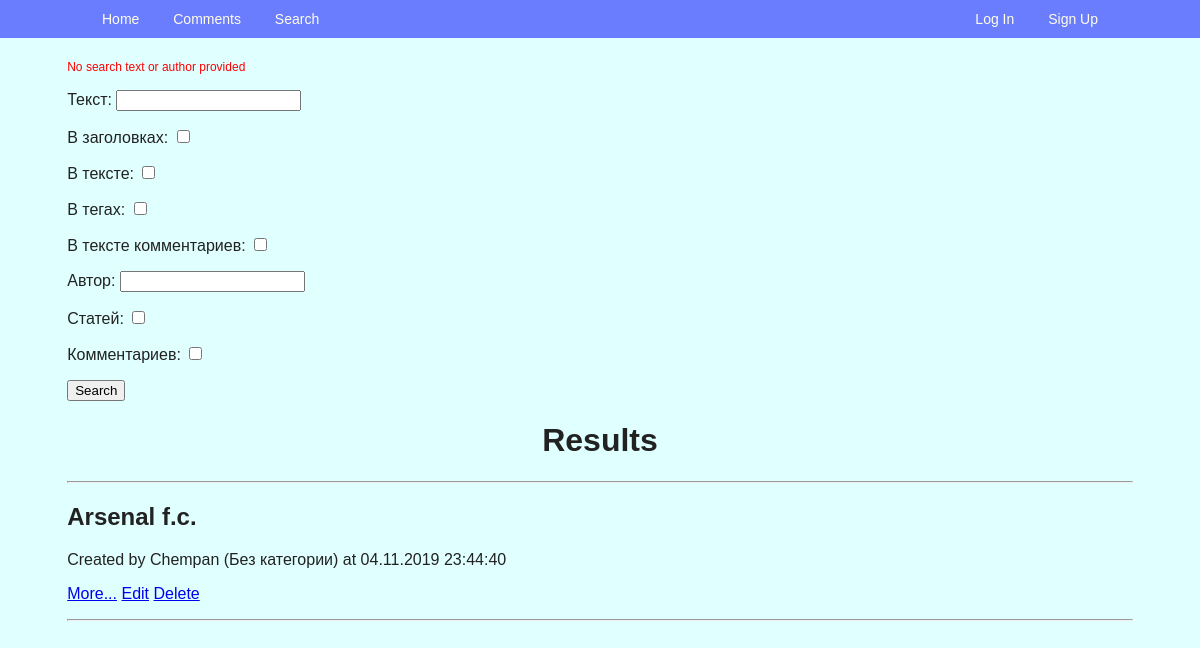
The page /article/search/results/ on the database its author committed.
### webapp/models.py (models this page shows, shortened)
class Article(models.Model):
    title = models.CharField(max_length=200, null=False, blank=False, verbose_name='Заголовок')
    text = models.TextField(max_length=3000, null=False, blank=False, verbose_name='Текст')
    author = models.CharField(max_length=40, null=False, blank=False, default='Unknown', verbose_name='Автор')
    created_at = models.DateTimeField(auto_now_add=True, verbose_name='Время создания')
    updated_at = models.DateTimeField(auto_now=True, verbose_name='Время изменения')
    category = models.ForeignKey('Category', on_delete=models.PROTECT, null=True, blank=True, verbose_name='Категория',
                                 related_name='articles')
    tags = models.ManyToManyField('webapp.Tag', related_name='articles', blank=True, verbose_name='Теги')
    status = models.CharField(max_length=20, default=STATUS_ACTIVE, choices=ARTICLE_STATUSES, verbose_name='Статус')

### webapp/views/article_views.py (the view, shortened to what this page needs)
# urls.py: path('article/search/results/', SearchResultsView.as_view(), name='search_results'),
class SearchResultsView(ListView):
    model = Article
    template_name = 'article/search.html'
    context_object_name = 'articles'
    paginate_by = 5
    paginate_orphans = 2
    def get_queryset(self):
        queryset = super().get_queryset()
        form = FullSearchForm(data=self.request.GET)
        if form.is_valid():
            query = self.get_text_query(form) & self.get_author_query(form)
            queryset = queryset.filter(query).distinct()
        return queryset
    def get_context_data(self, *, object_list=None, **kwargs):
        form = FullSearchForm(data=self.request.GET)
        query = self.get_query_string()
        return super().get_context_data(
            form=form, query=query, object_list=object_list, **kwargs
        )
    def get_query_string(self):
        data = {}
        for key in self.request.GET:
            if key != 'page':
                data[key] = self.request.GET.get(key)
        return urlencode(data)

### webapp/forms.py (shortened to what this page needs)
class FullSearchForm(forms.Form):
    text = forms.CharField(max_length=100, required=False, label='Текст')
    in_title = forms.BooleanField(initial=True, required=False, label='В заголовках')
    in_text = forms.BooleanField(initial=True, required=False, label='В тексте')
    in_tags = forms.BooleanField(initial=True, required=False, label='В тегах')
    in_comment_text = forms.BooleanField(initial=False, required=False, label='В тексте комментариев')
    author = forms.CharField(max_length=100, required=False, label='Автор')
    in_articles = forms.BooleanField(initial=True, required=False, label='Статей')
    in_comments = forms.BooleanField(initial=False, required=False, label='Комментариев')
    def clean(self):
        super().clean()
        data = self.cleaned_data
        text = data.get('text')
        author = data.get('author')
        if not (text or author):
            raise ValidationError('No search text or author provided',
                                  code='text_and_author_empty')

### webapp/templates/article/search.html (shortened to what this page needs)
{% extends 'base.html' %}
{% block content %}
    <form method="post" action="{% url "webapp:article_search" %}">
        {% for error in form.non_field_errors %}
            <p class="form-error">{{ error }}</p>
        {% endfor %}
        {% for field in form %}
            <p><label for="{{ field.id_for_label }}">{{ field.label }}</label>: {{ field }}</p>
        {% endfor %}
        <p><input type="submit" value="Search"></p>
    </form>
    <h1>Results</h1>
    {% if articles %}
        {% include 'article/partial/article_list.html' %}
    {% else %}
        <p class="text-center">No results available. Try again later or with other search params.</p>
    {% endif %}
{% endblock %}

### webapp/templates/article/partial/article_list.html
<hr/>
{% for article in articles %}
    <h2>{{ article.title }}</h2>
    <p>Created by {{ article.author }} ({{ article.category|default_if_none:'Без категории' }})
        at {{ article.created_at|date:'d.m.Y H:i:s' }}</p>
    <p>
        <a href="{% url 'webapp:article_view' article.pk %}">More...</a>
        <a href="{% url 'webapp:article_update' article.pk %}">Edit</a>
        <a href="{% url "webapp:article_delete" article.pk %}">Delete</a>
    </p>
    <hr/>
{% endfor %}

### webapp/static/css/style.css (style rules this page uses)
body { background: lightcyan; color: #222222; font-family: Arial, sans-serif; margin-top: 60px; }
h1 { text-align: center; }
.form-error { color: red; font-size: 12px; margin: 5px 0 0 0 }

### rows shown on the page
Article: title "Arsenal f.c.", author "Chempan", category "Без категории", created_at "04.11.2019 23:44:40"

### other values the page prints
{{ error }} "No search text or author provided"
{{ field.label }} "Текст" "В заголовках" "В тексте" "В тегах" "В тексте комментариев" "Автор" "Статей" "Комментариев"
